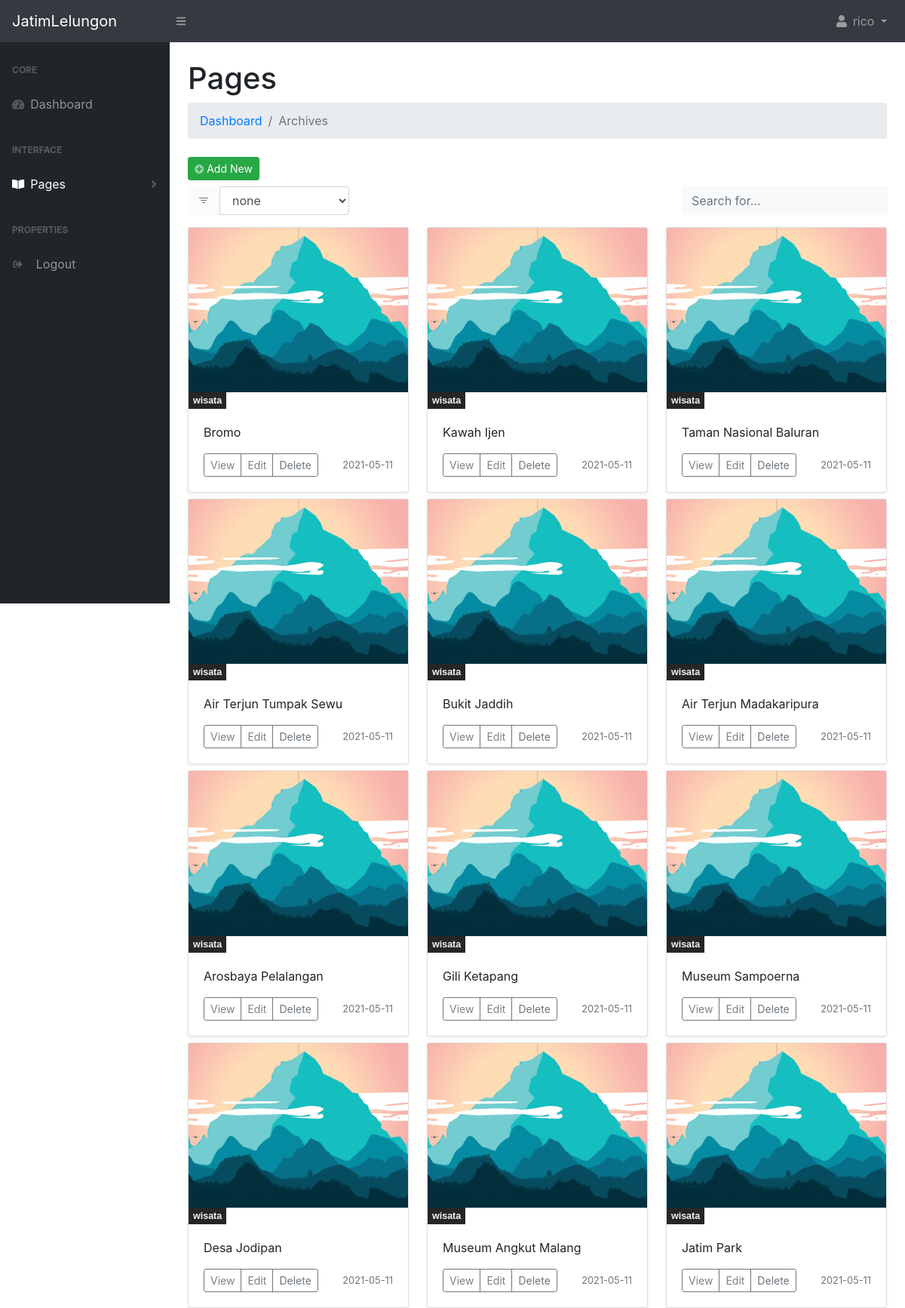
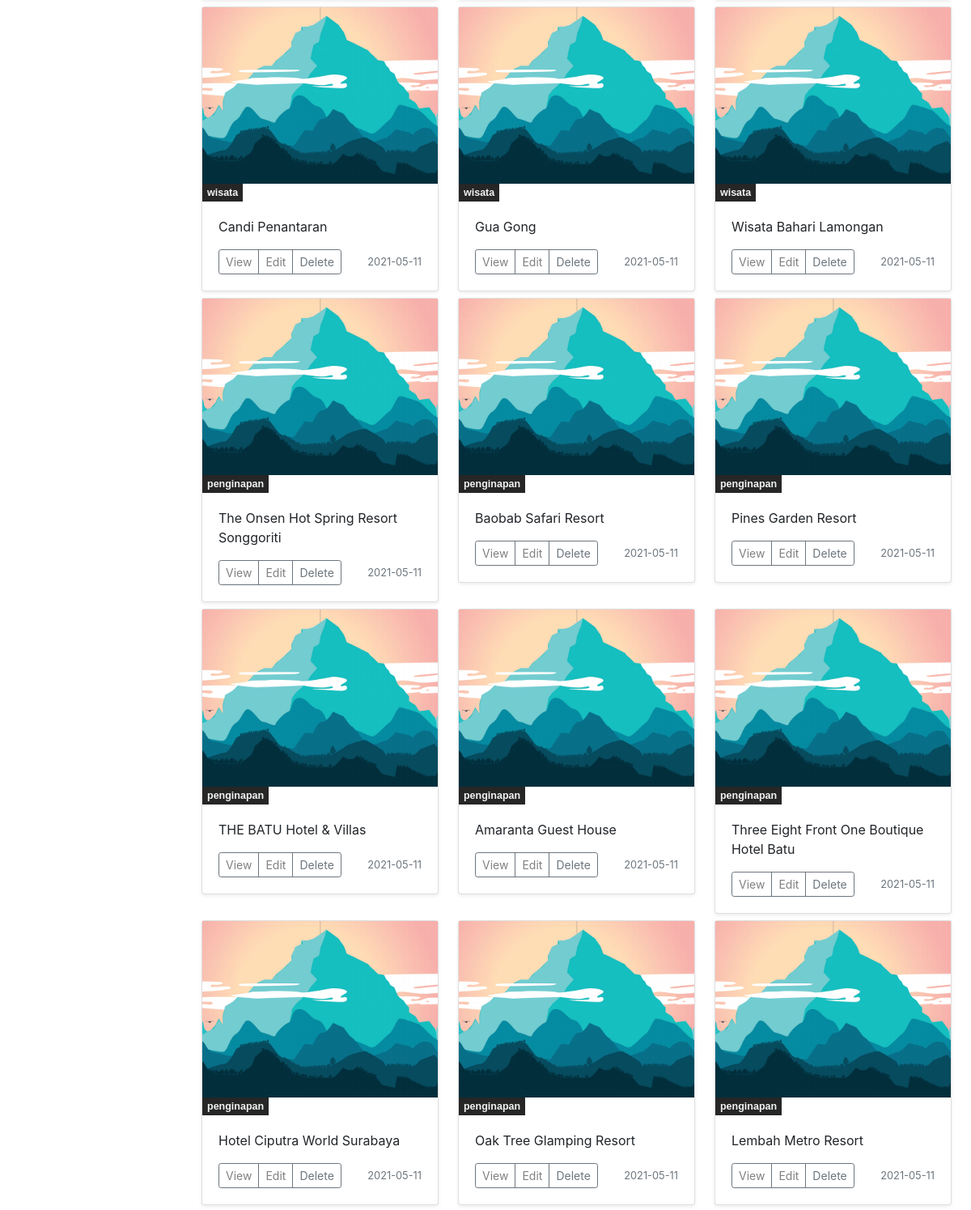
Screenshot of /public/admin/archives (signed in, upper part) with the database file from the repository (2 pictures, top to bottom).
### tables this page shows
CREATE TABLE `publish` (
  `id_publish` int(11) NOT NULL,
  `id_post_foto` varchar(150) NOT NULL,
  `id_kategori` int(11) NOT NULL,
  `judul` varchar(255) NOT NULL,
  `deskripsi` text NOT NULL,
  `alamat` varchar(255) NOT NULL,
  `kontak` varchar(255) NOT NULL,
  `created_at` timestamp NOT NULL DEFAULT current_timestamp() ON UPDATE current_timestamp(),
  `uploaded_by` int(11) NOT NULL
);

CREATE TABLE `kategori` (
  `id_kategori` int(11) NOT NULL,
  `nama_kategori` varchar(100) NOT NULL
);

### app/core/Controller.php (called while the page is built, shortened)
<?php
class Controller{
 	public function view($path, $data = [])
    {
         require_once '../app/views/' . $path . '.php';
    }
    public function admin($model)
    {
        return new $model;
    }
}

### app/controllers/Admin.php (called while the page is built, shortened)
<?php
class Admin extends Controller {
    public function archives() {
        $data['title'] = 'Archives | Admin';
        $data['active'] = 'pages';
        $data['post'] =  $this->admin('Admin_model')->getAllPublish();
        $data['kategori'] = $this->admin('Admin_model')->getKategori();
        $data['search'] =  $this->admin('Admin_model')->searchArchives();
        $this->view('admin/archives', $data);
    }
}

### app/core/App.php (called while the page is built, shortened)
<?php
class App {
	protected $method = 'index';
	protected $params = [];
    public function __construct()
    {
    	$url = $this->parseURL();
		if(file_exists('../app/controllers/' . $url[0] . '.php')){
			unset($url[0]);
		}
		$this->controller = new $this->controller;
		if(isset($url[1]) ) {
    		if(method_exists($this->controller, $url[1]) ) {
    			$this->method = $url[1];
    		}
    	}
    	call_user_func_array([$this->controller, $this->method], $this->params);
    }
    public function parseURL()
    {
    	if( isset($_GET['url']) ) {
    		$url = $_GET['url'];
    		$url = filter_var($url, FILTER_SANITIZE_URL);
    		$url = explode('/', $url);
    		return $url;
    	}elseif($_GET == NULL) {
			$url = ['Home'];
			return $url;
		}
    }
}

### public/index.php (called while the page is built, shortened)
<?php
$app = new App;

### app/core/Database.php (called while the page is built, shortened)
<?php
class Database {
    private $host = Config::DB_HOST;
    private $user = Config::DB_USER;
    private $pass = Config::DB_PASS;
    private $db_name = Config::DB_NAME;
    private $dbh;
    private $stmt;
    public function __construct()
    {
        $dsn = 'mysql:host=' . $this->host . ';dbname=' . $this->db_name;
        $option = [
            PDO::ATTR_PERSISTENT => true,
            PDO::ATTR_ERRMODE => PDO::ERRMODE_EXCEPTION
        ];
        try{
            $this->dbh = new PDO($dsn, $this->user, $this->pass, $option);
            $this->dbh->beginTransaction();
        } catch(PDOException $e) {
            $this->dbh->rollBack();
            die($e->getMessage());
        }
    }
    public function query($query)
    {
        $this->stmt = $this->dbh->prepare($query);
    }
    public function bind($param, $value, $type = null)
    {
        if(is_null($type)) {
            switch(true) {
                case is_int($value) :
                    $type = PDO::PARAM_INT;
                    break;
                default :
                    $type = PDO::PARAM_STR;
            }
        }
        $this->stmt->bindValue($param, $value, $type);
    }
    public function execute()
    {
        $this->stmt->execute();
    }
    public function resultSet()
    {
        $this->execute();
        return $this->stmt->fetchAll(PDO::FETCH_ASSOC);
    }
}

### app/models/admin/Admin_model.php (called while the page is built, shortened)
<?php
class Admin_model {
    private $publish = 'publish';
    private $db;
    public function __construct()
    {
        $this->db = new Database;
    }
    public function getKategori()
    {
        $query = "SELECT * FROM kategori";
        $this->db->query($query);
        return $this->db->resultSet();
    }
    public function getAllPublish()
    {
        $this->db->query('SELECT * FROM publish P, kategori K WHERE P.id_kategori=K.id_kategori');
        return $this->db->resultSet();
    }
    public function searchArchives()
    {
        $kategori = '';
        $keyword = '';
        $page = (isset($_POST['page']) ? $_POST['page'] : 1);
        $kategori = '%' . $kategori . '%';
        $keyword = '%' . $keyword . '%';
        $pag = "SELECT * FROM $this->publish P, kategori WHERE P.id_kategori=kategori.id_kategori AND (P.id_kategori LIKE :kategori AND judul LIKE :keyword)";
        $this->db->query($pag);
        $this->db->bind('kategori', $kategori);
        $this->db->bind('keyword', $keyword);
        $this->db->execute();
        $data = 15;
        $result = $this->db->rowCount();
        $allPages = ceil($result / $data);
        $active = $page;
        $offset = ($data * $active) - $data;
        $query = "SELECT * FROM $this->publish P, kategori WHERE P.id_kategori=kategori.id_kategori AND (P.id_kategori LIKE :kategori AND judul LIKE :keyword) LIMIT :offset, :data";
        $this->db->query($query);
        $this->db->bind('kategori', $kategori);
        $this->db->bind('keyword', $keyword);
        $this->db->bind('offset', $offset);
        $this->db->bind('data', $data);
        $table = $this->db->resultSet();
        $pagination = [
            'table' => $table,
            'activePages' => $active,
            'allPages' => $allPages,
        ];
        return $pagination;
    }
}

### app/views/admin/archives.php (the view, shortened to what this page needs)
<div id="layoutSidenav_content">
<main>
    <div class="container-fluid">
        <h1 class="mt-4">Pages</h1>
        <ol class="breadcrumb mb-4">
            <li class="breadcrumb-item"><a href="<?= Config::BASEURL; ?>admin/index">Dashboard</a></li>
            <li class="breadcrumb-item active" aria-current="page">Archives</li>
        </ol>
        <a href="<?= Config::BASEURL; ?>admin/post" class="d-sm-inline-block btn btn-sm btn-success shadow-sm">
            <i class="fas fa-plus-circle fa-sm text-white-50"></i> Add New</a>
            <div class="row mt-2">
            <div class="col-sm-3 col">
            <div class="input-group">
            <button class="btn btn-light" type="button" disabled>
                <i class="bi bi-filter"></i>
            </button>
            <select class="form-control" aria-label="Default select example" name="s_kategori" id="s_kategori">
            <option value="">none</option>
            </select>
            </div>
            </div>
            <div class="col-sm col">
            <div class="navbar-search float-right">
              <div class="input-group">
                  <input type="text" class="form-control bg-light border-0 small" placeholder="Search for..." name="s_keyword" id="s_keyword"
                      aria-label="Search" aria-describedby="basic-addon2">
              </div>
            </div>
            </div>
            </div>
<div class="content">
    <div class="row row-cols-1 row-cols-sm-2 row-cols-md-3 g-3 mb-2">
    <?php foreach ($data['post'] as $post) : ?>
    <?php
    $date = $post['created_at'];
    $date = explode(' ', $date);
    ?>
    <div class="col mb-2">
      <div class="card shadow-sm">
      <img src="<?= Config::BASEURL; ?>img/ex.png" alt="" class="img-fluid">
        <div class="app-card-tags mr-0 d-inline">
            <span><?= $post['nama_kategori'] ?></span>
        </div>
        <div class="card-body">
          <p class="card-text"><?= $post['judul']; ?></p>
          <div class="d-flex justify-content-between align-items-center">
            <div class="btn-group">
              <button type="button" class="btn btn-sm btn-outline-secondary"><a href="<?= Config::BASEURL; ?>admin/details/<?= $post['id_publish']; ?>" class="post">View</a></button>
              <button type="button" class="btn btn-sm btn-outline-secondary"><a href="<?= Config::BASEURL; ?>admin/edit_post/<?= $post['id_publish']; ?>" class="post">Edit</a></button>
              <button type="button" class="btn btn-sm btn-outline-secondary deletePost" data-toggle="modal" data-target="#deleteModal" data-post="<?= $post['id_publish']; ?>">Delete</button>
            </div>
            <small class="text-muted"><?= $date[0]; ?></small>
          </div>
        </div>
      </div>
    </div>
    <?php endforeach; ?>
    </div>
</div>

### public/css/main.css (style rules this page uses)
.post { text-decoration: none !important; color: gray; }
.app-card-tags { display: none; margin-top: -3px; }
.app-card-tags > span { padding-top: -10px !important; background-color:#262626; margin-top: -5px; margin-right: -4.5px; padding: 4px 6px 4px 6px; color: #F1F2F2; font-family: 'Raleway', sans-serif; font-weight: 700; font-size: 12.5px; text-decoration: none !important; }

### rows the page displays
publish: id_kategori.nama_kategori "wisata", judul "Bromo", created_at "2021-05-11"
publish: id_kategori.nama_kategori "wisata", judul "Kawah Ijen", created_at "2021-05-11"
publish: id_kategori.nama_kategori "wisata", judul "Taman Nasional Baluran", created_at "2021-05-11"
publish: id_kategori.nama_kategori "wisata", judul "Air Terjun Tumpak Sewu", created_at "2021-05-11"
publish: id_kategori.nama_kategori "wisata", judul "Bukit Jaddih", created_at "2021-05-11"
publish: id_kategori.nama_kategori "wisata", judul "Air Terjun Madakaripura", created_at "2021-05-11"
publish: id_kategori.nama_kategori "wisata", judul "Arosbaya Pelalangan", created_at "2021-05-11"
publish: id_kategori.nama_kategori "wisata", judul "Gili Ketapang", created_at "2021-05-11"
publish: id_kategori.nama_kategori "wisata", judul "Museum Sampoerna", created_at "2021-05-11"
publish: id_kategori.nama_kategori "wisata", judul "Desa Jodipan", created_at "2021-05-11"
publish: id_kategori.nama_kategori "wisata", judul "Museum Angkut Malang", created_at "2021-05-11"
publish: id_kategori.nama_kategori "wisata", judul "Jatim Park", created_at "2021-05-11"
publish: id_kategori.nama_kategori "wisata", judul "Candi Penantaran", created_at "2021-05-11"
publish: id_kategori.nama_kategori "wisata", judul "Gua Gong", created_at "2021-05-11"
publish: id_kategori.nama_kategori "wisata", judul "Wisata Bahari Lamongan", created_at "2021-05-11"
publish: id_kategori.nama_kategori "penginapan", judul "The Onsen Hot Spring Resort Songgoriti", created_at "2021-05-11"
publish: id_kategori.nama_kategori "penginapan", judul "Baobab Safari Resort", created_at "2021-05-11"
publish: id_kategori.nama_kategori "penginapan", judul "Pines Garden Resort", created_at "2021-05-11"
publish: id_kategori.nama_kategori "penginapan", judul "THE BATU Hotel & Villas", created_at "2021-05-11"
publish: id_kategori.nama_kategori "penginapan", judul "Amaranta Guest House", created_at "2021-05-11"
publish: id_kategori.nama_kategori "penginapan", judul "Three Eight Front One Boutique Hotel Batu", created_at "2021-05-11"
publish: id_kategori.nama_kategori "penginapan", judul "Hotel Ciputra World Surabaya", created_at "2021-05-11"
publish: id_kategori.nama_kategori "penginapan", judul "Oak Tree Glamping Resort", created_at "2021-05-11"
publish: id_kategori.nama_kategori "penginapan", judul "Lembah Metro Resort", created_at "2021-05-11"

### other values shown
$name "rico"
